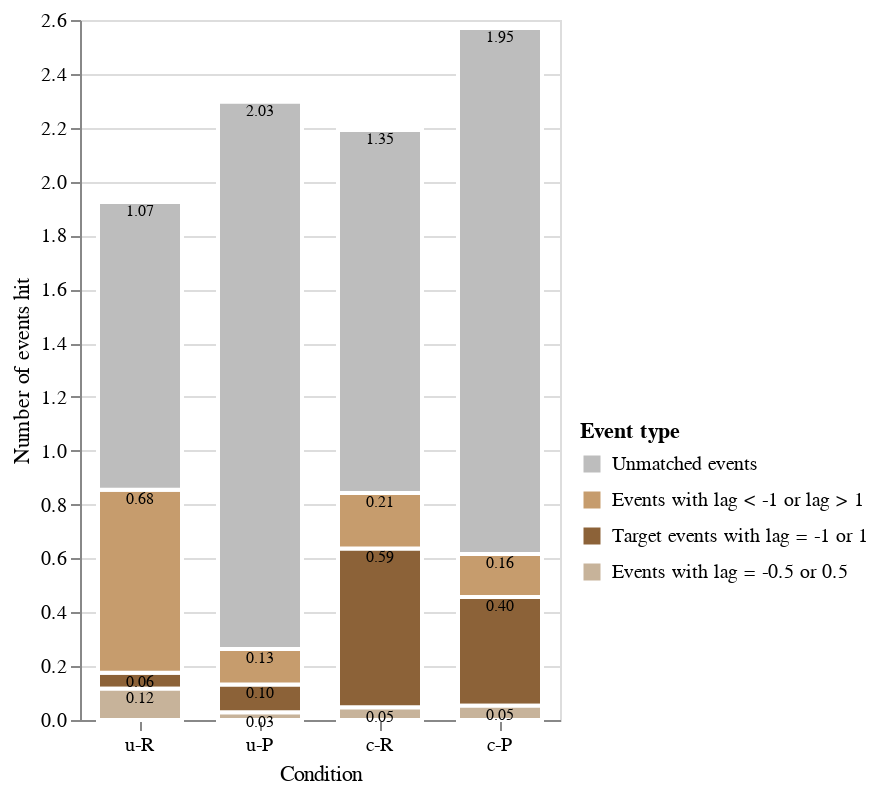

Source (notebook cell):
### Markdown cell above
# figure S5

### Code cell
stack_bars4

### Figure 1 — Vega-Lite specification as saved in the notebook (floating-point values rounded to 4 significant figures)
{"config": {"view": {"continuousWidth": 400, "continuousHeight": 300}}, "layer": [{"mark": {"type": "bar", "size": 42, "stroke": "white", "strokeWidth": 2}, "encoding": {"color": {"field": "e_cond_long", "legend": {"legendX": 250, "legendY": 200, "orient": "none", "title": "Event type"}, "scale": {"domain": ["Unmatched events", "Events with lag < -1 or lag > 1", "Target events with lag = -1 or 1", "Events with lag = -0.5 or 0.5"], "range": ["#bdbdbd", "#C69C6D", "#8C6238", "#C7B39A"]}, "type": "nominal"}, "order": {"field": "sort", "type": "quantitative"}, "x": {"axis": {"labelAngle": 0, "labelFontWeight": "normal", "title": "Condition", "titleFontWeight": "normal"}, "field": "cond_short", "sort": ["u-R", "u-P", "c-R", "c-P"], "type": "nominal"}, "y": {"axis": {"title": "Number of events hit", "titleFontWeight": "normal"}, "field": "scenes", "type": "quantitative"}}, "height": 350, "title": "", "width": 240}, {"mark": {"type": "text", "color": "black", "dx": 0, "dy": 5, "fontSize": 8}, "encoding": {"detail": {"field": "e_cond_long", "type": "nominal"}, "order": {"field": "sort", "type": "quantitative"}, "text": {"field": "scenes", "format": ".2f", "type": "quantitative"}, "x": {"field": "cond_short", "sort": ["u-R", "u-P", "c-R", "c-P"], "type": "nominal"}, "y": {"field": "scenes", "stack": "zero", "type": "quantitative"}}}], "data": {"name": "data-dc8f4920a8f6e0e1b9f84d5a6c834ca9"}, "$schema": "https://vega.github.io/schema/vega-lite/v4.17.0.json", "datasets": {"data-dc8f4920a8f6e0e1b9f84d5a6c834ca9": [{"condition": "p", "e_cond": "e_target", "scenes": 0.4034, "sort": 2, "cond_short": "c-P", "e_cond_long": "Target events with lag = -1 or 1"}, {"condition": "p0", "e_cond": "e_target", "scenes": 0.1042, "sort": 2, "cond_short": "u-P", "e_cond_long": "Target events with lag = -1 or 1"}, {"condition": "r", "e_cond": "e_target", "scenes": 0.5913, "sort": 2, "cond_short": "c-R", "e_cond_long": "Target events with lag = -1 or 1"}, {"condition": "r0", "e_cond": "e_target", "scenes": 0.05921, "sort": 2, "cond_short": "u-R", "e_cond_long": "Target events with lag = -1 or 1"}, {"condition": "p", "e_cond": "e_gap", "scenes": 0.05324, "sort": 1, "cond_short": "c-P", "e_cond_long": "Events with lag = -0.5 or 0.5"}, {"condition": "p0", "e_cond": "e_gap", "scenes": 0.02778, "sort": 1, "cond_short": "u-P", "e_cond_long": "Events with lag = -0.5 or 0.5"}, {"condition": "r", "e_cond": "e_gap", "scenes": 0.04605, "sort": 1, "cond_short": "c-R", "e_cond_long": "Events with lag = -0.5 or 0.5"}, {"condition": "r0", "e_cond": "e_gap", "scenes": 0.1162, "sort": 1, "cond_short": "u-R", "e_cond_long": "Events with lag = -0.5 or 0.5"}, {"condition": "p", "e_cond": "e_ahead", "scenes": 0.1597, "sort": 3, "cond_short": "c-P", "e_cond_long": "Events with lag < -1 or lag > 1"}, {"condition": "p0", "e_cond": "e_ahead", "scenes": 0.1319, "sort": 3, "cond_short": "u-P", "e_cond_long": "Events with lag < -1 or lag > 1"}, {"condition": "r", "e_cond": "e_ahead", "scenes": 0.206, "sort": 3, "cond_short": "c-R", "e_cond_long": "Events with lag < -1 or lag > 1"}, {"condition": "r0", "e_cond": "e_ahead", "scenes": 0.6794, "sort": 3, "cond_short": "u-R", "e_cond_long": "Events with lag < -1 or lag > 1"}, {"condition": "p", "e_cond": "e_unmatch", "scenes": 1.954, "sort": 4, "cond_short": "c-P", "e_cond_long": "Unmatched events"}, {"condition": "p0", "e_cond": "e_unmatch", "scenes": 2.032, "sort": 4, "cond_short": "u-P", "e_cond_long": "Unmatched events"}, {"condition": "r", "e_cond": "e_unmatch", "scenes": 1.348, "sort": 4, "cond_short": "c-R", "e_cond_long": "Unmatched events"}, {"condition": "r0", "e_cond": "e_unmatch", "scenes": 1.069, "sort": 4, "cond_short": "u-R", "e_cond_long": "Unmatched events"}]}}
